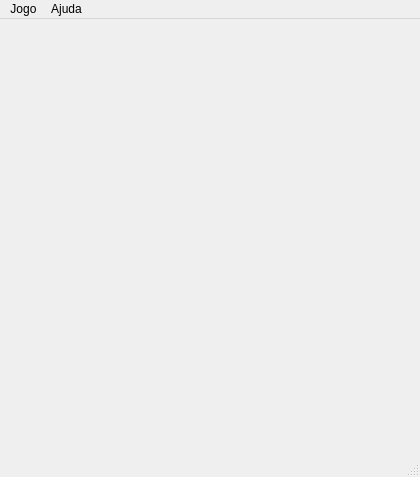
<?xml version="1.0" encoding="UTF-8"?>
<ui version="4.0">
 <class>Squadro</class>
 <widget class="QMainWindow" name="Squadro">
  <property name="geometry">
   <rect>
    <x>0</x>
    <y>0</y>
    <width>420</width>
    <height>477</height>
   </rect>
  </property>
  <property name="windowTitle">
   <string>Squadro</string>
  </property>
  <widget class="QWidget" name="centralwidget">
   <property name="minimumSize">
    <size>
     <width>420</width>
     <height>420</height>
    </size>
   </property>
   <property name="maximumSize">
    <size>
     <width>420</width>
     <height>420</height>
    </size>
   </property>
   <property name="autoFillBackground">
    <bool>false</bool>
   </property>
   <property name="styleSheet">
    <string notr="true">#centralwidget { background: url(':/grid'); }</string>
   </property>
   <layout class="QGridLayout" name="gridLayout">
    <property name="leftMargin">
     <number>5</number>
    </property>
    <property name="topMargin">
     <number>5</number>
    </property>
    <property name="rightMargin">
     <number>5</number>
    </property>
    <property name="bottomMargin">
     <number>5</number>
    </property>
    <property name="spacing">
     <number>10</number>
    </property>
    <item row="0" column="1">
     <widget class="Cell" name="cell01">
      <property name="minimumSize">
       <size>
        <width>50</width>
        <height>50</height>
       </size>
      </property>
      <property name="maximumSize">
       <size>
        <width>50</width>
        <height>50</height>
       </size>
      </property>
      <property name="styleSheet">
       <string notr="true">QPushButton {
    border: none;
    outline: none;
}</string>
      </property>
      <property name="text">
       <string/>
      </property>
      <property name="iconSize">
       <size>
        <width>50</width>
        <height>50</height>
       </size>
      </property>
      <property name="flat">
       <bool>true</bool>
      </property>
     </widget>
    </item>
    <item row="0" column="2">
     <widget class="Cell" name="cell02">
      <property name="minimumSize">
       <size>
        <width>50</width>
        <height>50</height>
       </size>
      </property>
      <property name="maximumSize">
       <size>
        <width>50</width>
        <height>50</height>
       </size>
      </property>
      <property name="styleSheet">
       <string notr="true">QPushButton {
    border: none;
    outline: none;
}</string>
      </property>
      <property name="text">
       <string/>
      </property>
      <property name="iconSize">
       <size>
        <width>50</width>
        <height>50</height>
       </size>
      </property>
      <property name="flat">
       <bool>true</bool>
      </property>
     </widget>
    </item>
    <item row="0" column="3">
     <widget class="Cell" name="cell03">
      <property name="minimumSize">
       <size>
        <width>50</width>
        <height>50</height>
       </size>
      </property>
      <property name="maximumSize">
       <size>
        <width>50</width>
        <height>50</height>
       </size>
      </property>
      <property name="styleSheet">
       <string notr="true">QPushButton {
    border: none;
    outline: none;
}</string>
      </property>
      <property name="text">
       <string/>
      </property>
      <property name="iconSize">
       <size>
        <width>50</width>
        <height>50</height>
       </size>
      </property>
      <property name="flat">
       <bool>true</bool>
      </property>
     </widget>
    </item>
    <item row="0" column="4">
     <widget class="Cell" name="cell04">
      <property name="minimumSize">
       <size>
        <width>50</width>
        <height>50</height>
       </size>
      </property>
      <property name="maximumSize">
       <size>
        <width>50</width>
        <height>50</height>
       </size>
      </property>
      <property name="styleSheet">
       <string notr="true">QPushButton {
    border: none;
    outline: none;
}</string>
      </property>
      <property name="text">
       <string/>
      </property>
      <property name="iconSize">
       <size>
        <width>50</width>
        <height>50</height>
       </size>
      </property>
      <property name="flat">
       <bool>true</bool>
      </property>
     </widget>
    </item>
    <item row="0" column="5">
     <widget class="Cell" name="cell05">
      <property name="minimumSize">
       <size>
        <width>50</width>
        <height>50</height>
       </size>
      </property>
      <property name="maximumSize">
       <size>
        <width>50</width>
        <height>50</height>
       </size>
      </property>
      <property name="styleSheet">
       <string notr="true">QPushButton {
    border: none;
    outline: none;
}</string>
      </property>
      <property name="text">
       <string/>
      </property>
      <property name="iconSize">
       <size>
        <width>50</width>
        <height>50</height>
       </size>
      </property>
      <property name="flat">
       <bool>true</bool>
      </property>
     </widget>
    </item>
    <item row="1" column="1">
     <widget class="Cell" name="cell11">
      <property name="minimumSize">
       <size>
        <width>50</width>
        <height>50</height>
       </size>
      </property>
      <property name="maximumSize">
       <size>
        <width>50</width>
        <height>50</height>
       </size>
      </property>
      <property name="styleSheet">
       <string notr="true">QPushButton {
    border: none;
    outline: none;
}</string>
      </property>
      <property name="text">
       <string/>
      </property>
      <property name="iconSize">
       <size>
        <width>50</width>
        <height>50</height>
       </size>
      </property>
      <property name="flat">
       <bool>true</bool>
      </property>
     </widget>
    </item>
    <item row="1" column="2">
     <widget class="Cell" name="cell12">
      <property name="minimumSize">
       <size>
        <width>50</width>
        <height>50</height>
       </size>
      </property>
      <property name="maximumSize">
       <size>
        <width>50</width>
        <height>50</height>
       </size>
      </property>
      <property name="styleSheet">
       <string notr="true">QPushButton {
    border: none;
    outline: none;
}</string>
      </property>
      <property name="text">
       <string/>
      </property>
      <property name="iconSize">
       <size>
        <width>50</width>
        <height>50</height>
       </size>
      </property>
      <property name="flat">
       <bool>true</bool>
      </property>
     </widget>
    </item>
    <item row="1" column="3">
     <widget class="Cell" name="cell13">
      <property name="minimumSize">
       <size>
        <width>50</width>
        <height>50</height>
       </size>
      </property>
      <property name="maximumSize">
       <size>
        <width>50</width>
        <height>50</height>
       </size>
      </property>
      <property name="styleSheet">
       <string notr="true">QPushButton {
    border: none;
    outline: none;
}</string>
      </property>
      <property name="text">
       <string/>
      </property>
      <property name="iconSize">
       <size>
        <width>50</width>
        <height>50</height>
       </size>
      </property>
      <property name="flat">
       <bool>true</bool>
      </property>
     </widget>
    </item>
    <item row="1" column="4">
     <widget class="Cell" name="cell14">
      <property name="minimumSize">
       <size>
        <width>50</width>
        <height>50</height>
       </size>
      </property>
      <property name="maximumSize">
       <size>
        <width>50</width>
        <height>50</height>
       </size>
      </property>
      <property name="styleSheet">
       <string notr="true">QPushButton {
    border: none;
    outline: none;
}</string>
      </property>
      <property name="text">
       <string/>
      </property>
      <property name="iconSize">
       <size>
        <width>50</width>
        <height>50</height>
       </size>
      </property>
      <property name="flat">
       <bool>true</bool>
      </property>
     </widget>
    </item>
    <item row="1" column="5">
     <widget class="Cell" name="cell15">
      <property name="minimumSize">
       <size>
        <width>50</width>
        <height>50</height>
       </size>
      </property>
      <property name="maximumSize">
       <size>
        <width>50</width>
        <height>50</height>
       </size>
      </property>
      <property name="styleSheet">
       <string notr="true">QPushButton {
    border: none;
    outline: none;
}</string>
      </property>
      <property name="text">
       <string/>
      </property>
      <property name="iconSize">
       <size>
        <width>50</width>
        <height>50</height>
       </size>
      </property>
      <property name="flat">
       <bool>true</bool>
      </property>
     </widget>
    </item>
    <item row="1" column="6">
     <widget class="Cell" name="cell16">
      <property name="minimumSize">
       <size>
        <width>50</width>
        <height>50</height>
       </size>
      </property>
      <property name="maximumSize">
       <size>
        <width>50</width>
        <height>50</height>
       </size>
      </property>
      <property name="styleSheet">
       <string notr="true">QPushButton {
    border: none;
    outline: none;
}</string>
      </property>
      <property name="text">
       <string/>
      </property>
      <property name="iconSize">
       <size>
        <width>50</width>
        <height>50</height>
       </size>
      </property>
      <property name="flat">
       <bool>true</bool>
      </property>
     </widget>
    </item>
    <item row="2" column="0">
     <widget class="Cell" name="cell20">
      <property name="minimumSize">
       <size>
        <width>50</width>
        <height>50</height>
       </size>
      </property>
      <property name="maximumSize">
       <size>
        <width>50</width>
        <height>50</height>
       </size>
      </property>
      <property name="styleSheet">
       <string notr="true">QPushButton {
    border: none;
    outline: none;
}</string>
      </property>
      <property name="text">
       <string/>
      </property>
      <property name="iconSize">
       <size>
        <width>50</width>
        <height>50</height>
       </size>
      </property>
      <property name="flat">
       <bool>true</bool>
      </property>
      <property name="home" stdset="0">
       <bool>true</bool>
      </property>
     </widget>
    </item>
    <item row="2" column="1">
     <widget class="Cell" name="cell21">
      <property name="minimumSize">
       <size>
        <width>50</width>
        <height>50</height>
       </size>
      </property>
      <property name="maximumSize">
       <size>
        <width>50</width>
        <height>50</height>
       </size>
      </property>
      <property name="styleSheet">
       <string notr="true">QPushButton {
    border: none;
    outline: none;
}</string>
      </property>
      <property name="text">
       <string/>
      </property>
      <property name="iconSize">
       <size>
        <width>50</width>
        <height>50</height>
       </size>
      </property>
      <property name="flat">
       <bool>true</bool>
      </property>
     </widget>
    </item>
    <item row="2" column="2">
     <widget class="Cell" name="cell22">
      <property name="minimumSize">
       <size>
        <width>50</width>
        <height>50</height>
       </size>
      </property>
      <property name="maximumSize">
       <size>
        <width>50</width>
        <height>50</height>
       </size>
      </property>
      <property name="styleSheet">
       <string notr="true">QPushButton {
    border: none;
    outline: none;
}</string>
      </property>
      <property name="text">
       <string/>
      </property>
      <property name="iconSize">
       <size>
        <width>50</width>
        <height>50</height>
       </size>
      </property>
      <property name="flat">
       <bool>true</bool>
      </property>
     </widget>
    </item>
    <item row="2" column="3">
     <widget class="Cell" name="cell23">
      <property name="minimumSize">
       <size>
        <width>50</width>
        <height>50</height>
       </size>
      </property>
      <property name="maximumSize">
       <size>
        <width>50</width>
        <height>50</height>
       </size>
      </property>
      <property name="styleSheet">
       <string notr="true">QPushButton {
    border: none;
    outline: none;
}</string>
      </property>
      <property name="text">
       <string/>
      </property>
      <property name="iconSize">
       <size>
        <width>50</width>
        <height>50</height>
       </size>
      </property>
      <property name="flat">
       <bool>true</bool>
      </property>
     </widget>
    </item>
    <item row="2" column="4">
     <widget class="Cell" name="cell24">
      <property name="minimumSize">
       <size>
        <width>50</width>
        <height>50</height>
       </size>
      </property>
      <property name="maximumSize">
       <size>
        <width>50</width>
        <height>50</height>
       </size>
      </property>
      <property name="styleSheet">
       <string notr="true">QPushButton {
    border: none;
    outline: none;
}</string>
      </property>
      <property name="text">
       <string/>
      </property>
      <property name="iconSize">
       <size>
        <width>50</width>
        <height>50</height>
       </size>
      </property>
      <property name="flat">
       <bool>true</bool>
      </property>
     </widget>
    </item>
    <item row="2" column="5">
     <widget class="Cell" name="cell25">
      <property name="minimumSize">
       <size>
        <width>50</width>
        <height>50</height>
       </size>
      </property>
      <property name="maximumSize">
       <size>
        <width>50</width>
        <height>50</height>
       </size>
      </property>
      <property name="styleSheet">
       <string notr="true">QPushButton {
    border: none;
    outline: none;
}</string>
      </property>
      <property name="text">
       <string/>
      </property>
      <property name="iconSize">
       <size>
        <width>50</width>
        <height>50</height>
       </size>
      </property>
      <property name="flat">
       <bool>true</bool>
      </property>
     </widget>
    </item>
    <item row="2" column="6">
     <widget class="Cell" name="cell26">
      <property name="minimumSize">
       <size>
        <width>50</width>
        <height>50</height>
       </size>
      </property>
      <property name="maximumSize">
       <size>
        <width>50</width>
        <height>50</height>
       </size>
      </property>
      <property name="styleSheet">
       <string notr="true">QPushButton {
    border: none;
    outline: none;
}</string>
      </property>
      <property name="text">
       <string/>
      </property>
      <property name="iconSize">
       <size>
        <width>50</width>
        <height>50</height>
       </size>
      </property>
      <property name="flat">
       <bool>true</bool>
      </property>
     </widget>
    </item>
    <item row="3" column="0">
     <widget class="Cell" name="cell30">
      <property name="minimumSize">
       <size>
        <width>50</width>
        <height>50</height>
       </size>
      </property>
      <property name="maximumSize">
       <size>
        <width>50</width>
        <height>50</height>
       </size>
      </property>
      <property name="styleSheet">
       <string notr="true">QPushButton {
    border: none;
    outline: none;
}</string>
      </property>
      <property name="text">
       <string/>
      </property>
      <property name="iconSize">
       <size>
        <width>50</width>
        <height>50</height>
       </size>
      </property>
      <property name="flat">
       <bool>true</bool>
      </property>
      <property name="home" stdset="0">
       <bool>true</bool>
      </property>
     </widget>
    </item>
    <item row="3" column="1">
     <widget class="Cell" name="cell31">
      <property name="minimumSize">
       <size>
        <width>50</width>
        <height>50</height>
       </size>
      </property>
      <property name="maximumSize">
       <size>
        <width>50</width>
        <height>50</height>
       </size>
      </property>
      <property name="styleSheet">
       <string notr="true">QPushButton {
    border: none;
    outline: none;
}</string>
      </property>
      <property name="text">
       <string/>
      </property>
      <property name="iconSize">
       <size>
        <width>50</width>
        <height>50</height>
       </size>
      </property>
      <property name="flat">
       <bool>true</bool>
      </property>
     </widget>
    </item>
    <item row="3" column="2">
     <widget class="Cell" name="cell32">
      <property name="minimumSize">
       <size>
        <width>50</width>
        <height>50</height>
       </size>
      </property>
      <property name="maximumSize">
       <size>
        <width>50</width>
        <height>50</height>
       </size>
      </property>
      <property name="styleSheet">
       <string notr="true">QPushButton {
    border: none;
    outline: none;
}</string>
      </property>
      <property name="text">
       <string/>
      </property>
      <property name="iconSize">
       <size>
        <width>50</width>
        <height>50</height>
       </size>
      </property>
      <property name="flat">
       <bool>true</bool>
      </property>
     </widget>
    </item>
    <item row="3" column="3">
     <widget class="Cell" name="cell33">
      <property name="minimumSize">
       <size>
        <width>50</width>
        <height>50</height>
       </size>
      </property>
      <property name="maximumSize">
       <size>
        <width>50</width>
        <height>50</height>
       </size>
      </property>
      <property name="styleSheet">
       <string notr="true">QPushButton {
    border: none;
    outline: none;
}</string>
      </property>
      <property name="text">
       <string/>
      </property>
      <property name="iconSize">
       <size>
        <width>50</width>
        <height>50</height>
       </size>
      </property>
      <property name="flat">
       <bool>true</bool>
      </property>
     </widget>
    </item>
    <item row="3" column="4">
     <widget class="Cell" name="cell34">
      <property name="minimumSize">
       <size>
        <width>50</width>
        <height>50</height>
       </size>
      </property>
      <property name="maximumSize">
       <size>
        <width>50</width>
        <height>50</height>
       </size>
      </property>
      <property name="styleSheet">
       <string notr="true">QPushButton {
    border: none;
    outline: none;
}</string>
      </property>
      <property name="text">
       <string/>
      </property>
      <property name="iconSize">
       <size>
        <width>50</width>
        <height>50</height>
       </size>
      </property>
      <property name="flat">
       <bool>true</bool>
      </property>
     </widget>
    </item>
    <item row="3" column="5">
     <widget class="Cell" name="cell35">
      <property name="minimumSize">
       <size>
        <width>50</width>
        <height>50</height>
       </size>
      </property>
      <property name="maximumSize">
       <size>
        <width>50</width>
        <height>50</height>
       </size>
      </property>
      <property name="styleSheet">
       <string notr="true">QPushButton {
    border: none;
    outline: none;
}</string>
      </property>
      <property name="text">
       <string/>
      </property>
      <property name="iconSize">
       <size>
        <width>50</width>
        <height>50</height>
       </size>
      </property>
      <property name="flat">
       <bool>true</bool>
      </property>
     </widget>
    </item>
    <item row="3" column="6">
     <widget class="Cell" name="cell36">
      <property name="minimumSize">
       <size>
        <width>50</width>
        <height>50</height>
       </size>
      </property>
      <property name="maximumSize">
       <size>
        <width>50</width>
        <height>50</height>
       </size>
      </property>
      <property name="styleSheet">
       <string notr="true">QPushButton {
    border: none;
    outline: none;
}</string>
      </property>
      <property name="text">
       <string/>
      </property>
      <property name="iconSize">
       <size>
        <width>50</width>
        <height>50</height>
       </size>
      </property>
      <property name="flat">
       <bool>true</bool>
      </property>
     </widget>
    </item>
    <item row="4" column="0">
     <widget class="Cell" name="cell40">
      <property name="minimumSize">
       <size>
        <width>50</width>
        <height>50</height>
       </size>
      </property>
      <property name="maximumSize">
       <size>
        <width>50</width>
        <height>50</height>
       </size>
      </property>
      <property name="styleSheet">
       <string notr="true">QPushButton {
    border: none;
    outline: none;
}</string>
      </property>
      <property name="text">
       <string/>
      </property>
      <property name="iconSize">
       <size>
        <width>50</width>
        <height>50</height>
       </size>
      </property>
      <property name="flat">
       <bool>true</bool>
      </property>
      <property name="home" stdset="0">
       <bool>true</bool>
      </property>
     </widget>
    </item>
    <item row="4" column="1">
     <widget class="Cell" name="cell41">
      <property name="minimumSize">
       <size>
        <width>50</width>
        <height>50</height>
       </size>
      </property>
      <property name="maximumSize">
       <size>
        <width>50</width>
        <height>50</height>
       </size>
      </property>
      <property name="styleSheet">
       <string notr="true">QPushButton {
    border: none;
    outline: none;
}</string>
      </property>
      <property name="text">
       <string/>
      </property>
      <property name="iconSize">
       <size>
        <width>50</width>
        <height>50</height>
       </size>
      </property>
      <property name="flat">
       <bool>true</bool>
      </property>
     </widget>
    </item>
    <item row="4" column="2">
     <widget class="Cell" name="cell42">
      <property name="minimumSize">
       <size>
        <width>50</width>
        <height>50</height>
       </size>
      </property>
      <property name="maximumSize">
       <size>
        <width>50</width>
        <height>50</height>
       </size>
      </property>
      <property name="styleSheet">
       <string notr="true">QPushButton {
    border: none;
    outline: none;
}</string>
      </property>
      <property name="text">
       <string/>
      </property>
      <property name="iconSize">
       <size>
        <width>50</width>
        <height>50</height>
       </size>
      </property>
      <property name="flat">
       <bool>true</bool>
      </property>
     </widget>
    </item>
    <item row="4" column="3">
     <widget class="Cell" name="cell43">
      <property name="minimumSize">
       <size>
        <width>50</width>
        <height>50</height>
       </size>
      </property>
      <property name="maximumSize">
       <size>
        <width>50</width>
        <height>50</height>
       </size>
      </property>
      <property name="styleSheet">
       <string notr="true">QPushButton {
    border: none;
    outline: none;
}</string>
      </property>
      <property name="text">
       <string/>
      </property>
      <property name="iconSize">
       <size>
        <width>50</width>
        <height>50</height>
       </size>
      </property>
      <property name="flat">
       <bool>true</bool>
      </property>
     </widget>
    </item>
    <item row="4" column="4">
     <widget class="Cell" name="cell44">
      <property name="minimumSize">
       <size>
        <width>50</width>
        <height>50</height>
       </size>
      </property>
      <property name="maximumSize">
       <size>
        <width>50</width>
        <height>50</height>
       </size>
      </property>
      <property name="styleSheet">
       <string notr="true">QPushButton {
    border: none;
    outline: none;
}</string>
      </property>
      <property name="text">
       <string/>
      </property>
      <property name="iconSize">
       <size>
        <width>50</width>
        <height>50</height>
       </size>
      </property>
      <property name="flat">
       <bool>true</bool>
      </property>
     </widget>
    </item>
    <item row="4" column="5">
     <widget class="Cell" name="cell45">
      <property name="minimumSize">
       <size>
        <width>50</width>
        <height>50</height>
       </size>
      </property>
      <property name="maximumSize">
       <size>
        <width>50</width>
        <height>50</height>
       </size>
      </property>
      <property name="styleSheet">
       <string notr="true">QPushButton {
    border: none;
    outline: none;
}</string>
      </property>
      <property name="text">
       <string/>
      </property>
      <property name="iconSize">
       <size>
        <width>50</width>
        <height>50</height>
       </size>
      </property>
      <property name="flat">
       <bool>true</bool>
      </property>
     </widget>
    </item>
    <item row="4" column="6">
     <widget class="Cell" name="cell46">
      <property name="minimumSize">
       <size>
        <width>50</width>
        <height>50</height>
       </size>
      </property>
      <property name="maximumSize">
       <size>
        <width>50</width>
        <height>50</height>
       </size>
      </property>
      <property name="styleSheet">
       <string notr="true">QPushButton {
    border: none;
    outline: none;
}</string>
      </property>
      <property name="text">
       <string/>
      </property>
      <property name="iconSize">
       <size>
        <width>50</width>
        <height>50</height>
       </size>
      </property>
      <property name="flat">
       <bool>true</bool>
      </property>
     </widget>
    </item>
    <item row="5" column="0">
     <widget class="Cell" name="cell50">
      <property name="minimumSize">
       <size>
        <width>50</width>
        <height>50</height>
       </size>
      </property>
      <property name="maximumSize">
       <size>
        <width>50</width>
        <height>50</height>
       </size>
      </property>
      <property name="styleSheet">
       <string notr="true">QPushButton {
    border: none;
    outline: none;
}</string>
      </property>
      <property name="text">
       <string/>
      </property>
      <property name="iconSize">
       <size>
        <width>50</width>
        <height>50</height>
       </size>
      </property>
      <property name="flat">
       <bool>true</bool>
      </property>
      <property name="home" stdset="0">
       <bool>true</bool>
      </property>
     </widget>
    </item>
    <item row="5" column="1">
     <widget class="Cell" name="cell51">
      <property name="minimumSize">
       <size>
        <width>50</width>
        <height>50</height>
       </size>
      </property>
      <property name="maximumSize">
       <size>
        <width>50</width>
        <height>50</height>
       </size>
      </property>
      <property name="styleSheet">
       <string notr="true">QPushButton {
    border: none;
    outline: none;
}</string>
      </property>
      <property name="text">
       <string/>
      </property>
      <property name="iconSize">
       <size>
        <width>50</width>
        <height>50</height>
       </size>
      </property>
      <property name="flat">
       <bool>true</bool>
      </property>
     </widget>
    </item>
    <item row="5" column="2">
     <widget class="Cell" name="cell52">
      <property name="minimumSize">
       <size>
        <width>50</width>
        <height>50</height>
       </size>
      </property>
      <property name="maximumSize">
       <size>
        <width>50</width>
        <height>50</height>
       </size>
      </property>
      <property name="styleSheet">
       <string notr="true">QPushButton {
    border: none;
    outline: none;
}</string>
      </property>
      <property name="text">
       <string/>
      </property>
      <property name="iconSize">
       <size>
        <width>50</width>
        <height>50</height>
       </size>
      </property>
      <property name="flat">
       <bool>true</bool>
      </property>
     </widget>
    </item>
    <item row="5" column="3">
     <widget class="Cell" name="cell53">
      <property name="minimumSize">
       <size>
        <width>50</width>
        <height>50</height>
       </size>
      </property>
      <property name="maximumSize">
       <size>
        <width>50</width>
        <height>50</height>
       </size>
      </property>
      <property name="styleSheet">
       <string notr="true">QPushButton {
    border: none;
    outline: none;
}</string>
      </property>
      <property name="text">
       <string/>
      </property>
      <property name="iconSize">
       <size>
        <width>50</width>
        <height>50</height>
       </size>
      </property>
      <property name="flat">
       <bool>true</bool>
      </property>
     </widget>
    </item>
    <item row="5" column="4">
     <widget class="Cell" name="cell54">
      <property name="minimumSize">
       <size>
        <width>50</width>
        <height>50</height>
       </size>
      </property>
      <property name="maximumSize">
       <size>
        <width>50</width>
        <height>50</height>
       </size>
      </property>
      <property name="styleSheet">
       <string notr="true">QPushButton {
    border: none;
    outline: none;
}</string>
      </property>
      <property name="text">
       <string/>
      </property>
      <property name="iconSize">
       <size>
        <width>50</width>
        <height>50</height>
       </size>
      </property>
      <property name="flat">
       <bool>true</bool>
      </property>
     </widget>
    </item>
    <item row="5" column="5">
     <widget class="Cell" name="cell55">
      <property name="minimumSize">
       <size>
        <width>50</width>
        <height>50</height>
       </size>
      </property>
      <property name="maximumSize">
       <size>
        <width>50</width>
        <height>50</height>
       </size>
      </property>
      <property name="styleSheet">
       <string notr="true">QPushButton {
    border: none;
    outline: none;
}</string>
      </property>
      <property name="text">
       <string/>
      </property>
      <property name="iconSize">
       <size>
        <width>50</width>
        <height>50</height>
       </size>
      </property>
      <property name="flat">
       <bool>true</bool>
      </property>
     </widget>
    </item>
    <item row="5" column="6">
     <widget class="Cell" name="cell56">
      <property name="minimumSize">
       <size>
        <width>50</width>
        <height>50</height>
       </size>
      </property>
      <property name="maximumSize">
       <size>
        <width>50</width>
        <height>50</height>
       </size>
      </property>
      <property name="styleSheet">
       <string notr="true">QPushButton {
    border: none;
    outline: none;
}</string>
      </property>
      <property name="text">
       <string/>
      </property>
      <property name="iconSize">
       <size>
        <width>50</width>
        <height>50</height>
       </size>
      </property>
      <property name="flat">
       <bool>true</bool>
      </property>
     </widget>
    </item>
    <item row="6" column="1">
     <widget class="Cell" name="cell61">
      <property name="minimumSize">
       <size>
        <width>50</width>
        <height>50</height>
       </size>
      </property>
      <property name="maximumSize">
       <size>
        <width>50</width>
        <height>50</height>
       </size>
      </property>
      <property name="styleSheet">
       <string notr="true">QPushButton {
    border: none;
    outline: none;
}</string>
      </property>
      <property name="text">
       <string/>
      </property>
      <property name="iconSize">
       <size>
        <width>50</width>
        <height>50</height>
       </size>
      </property>
      <property name="flat">
       <bool>true</bool>
      </property>
      <property name="home" stdset="0">
       <bool>true</bool>
      </property>
     </widget>
    </item>
    <item row="6" column="2">
     <widget class="Cell" name="cell62">
      <property name="minimumSize">
       <size>
        <width>50</width>
        <height>50</height>
       </size>
      </property>
      <property name="maximumSize">
       <size>
        <width>50</width>
        <height>50</height>
       </size>
      </property>
      <property name="styleSheet">
       <string notr="true">QPushButton {
    border: none;
    outline: none;
}</string>
      </property>
      <property name="text">
       <string/>
      </property>
      <property name="iconSize">
       <size>
        <width>50</width>
        <height>50</height>
       </size>
      </property>
      <property name="flat">
       <bool>true</bool>
      </property>
      <property name="home" stdset="0">
       <bool>true</bool>
      </property>
     </widget>
    </item>
    <item row="6" column="3">
     <widget class="Cell" name="cell63">
      <property name="minimumSize">
       <size>
        <width>50</width>
        <height>50</height>
       </size>
      </property>
      <property name="maximumSize">
       <size>
        <width>50</width>
        <height>50</height>
       </size>
      </property>
      <property name="styleSheet">
       <string notr="true">QPushButton {
    border: none;
    outline: none;
}</string>
      </property>
      <property name="text">
       <string/>
      </property>
      <property name="iconSize">
       <size>
        <width>50</width>
        <height>50</height>
       </size>
      </property>
      <property name="flat">
       <bool>true</bool>
      </property>
      <property name="home" stdset="0">
       <bool>true</bool>
      </property>
     </widget>
    </item>
    <item row="6" column="4">
     <widget class="Cell" name="cell64">
      <property name="minimumSize">
       <size>
        <width>50</width>
        <height>50</height>
       </size>
      </property>
      <property name="maximumSize">
       <size>
        <width>50</width>
        <height>50</height>
       </size>
      </property>
      <property name="styleSheet">
       <string notr="true">QPushButton {
    border: none;
    outline: none;
}</string>
      </property>
      <property name="text">
       <string/>
      </property>
      <property name="iconSize">
       <size>
        <width>50</width>
        <height>50</height>
       </size>
      </property>
      <property name="flat">
       <bool>true</bool>
      </property>
      <property name="home" stdset="0">
       <bool>true</bool>
      </property>
     </widget>
    </item>
    <item row="6" column="5">
     <widget class="Cell" name="cell65">
      <property name="minimumSize">
       <size>
        <width>50</width>
        <height>50</height>
       </size>
      </property>
      <property name="maximumSize">
       <size>
        <width>50</width>
        <height>50</height>
       </size>
      </property>
      <property name="styleSheet">
       <string notr="true">QPushButton {
    border: none;
    outline: none;
}</string>
      </property>
      <property name="text">
       <string/>
      </property>
      <property name="iconSize">
       <size>
        <width>50</width>
        <height>50</height>
       </size>
      </property>
      <property name="flat">
       <bool>true</bool>
      </property>
      <property name="home" stdset="0">
       <bool>true</bool>
      </property>
     </widget>
    </item>
    <item row="1" column="0">
     <widget class="Cell" name="cell10">
      <property name="minimumSize">
       <size>
        <width>50</width>
        <height>50</height>
       </size>
      </property>
      <property name="maximumSize">
       <size>
        <width>50</width>
        <height>50</height>
       </size>
      </property>
      <property name="styleSheet">
       <string notr="true">QPushButton {
    border: none;
    outline: none;
}</string>
      </property>
      <property name="text">
       <string/>
      </property>
      <property name="iconSize">
       <size>
        <width>50</width>
        <height>50</height>
       </size>
      </property>
      <property name="flat">
       <bool>true</bool>
      </property>
      <property name="home" stdset="0">
       <bool>true</bool>
      </property>
     </widget>
    </item>
   </layout>
  </widget>
  <widget class="QMenuBar" name="menubar">
   <property name="geometry">
    <rect>
     <x>0</x>
     <y>0</y>
     <width>420</width>
     <height>32</height>
    </rect>
   </property>
   <widget class="QMenu" name="menuGame">
    <property name="title">
     <string>Jogo</string>
    </property>
    <addaction name="actionNew"/>
    <addaction name="actionQuit"/>
   </widget>
   <widget class="QMenu" name="menuHelp">
    <property name="title">
     <string>Ajuda</string>
    </property>
    <addaction name="actionAbout"/>
   </widget>
   <addaction name="menuGame"/>
   <addaction name="menuHelp"/>
  </widget>
  <widget class="QStatusBar" name="statusbar"/>
  <action name="actionNew">
   <property name="text">
    <string>Novo</string>
   </property>
  </action>
  <action name="actionQuit">
   <property name="text">
    <string>Sair</string>
   </property>
  </action>
  <action name="actionAjuda">
   <property name="text">
    <string>Ajuda</string>
   </property>
  </action>
  <action name="actionAbout">
   <property name="text">
    <string>Sobre</string>
   </property>
  </action>
 </widget>
 <customwidgets>
  <customwidget>
   <class>Cell</class>
   <extends>QPushButton</extends>
   <header>Cell.h</header>
  </customwidget>
 </customwidgets>
 <resources/>
 <connections/>
</ui>
